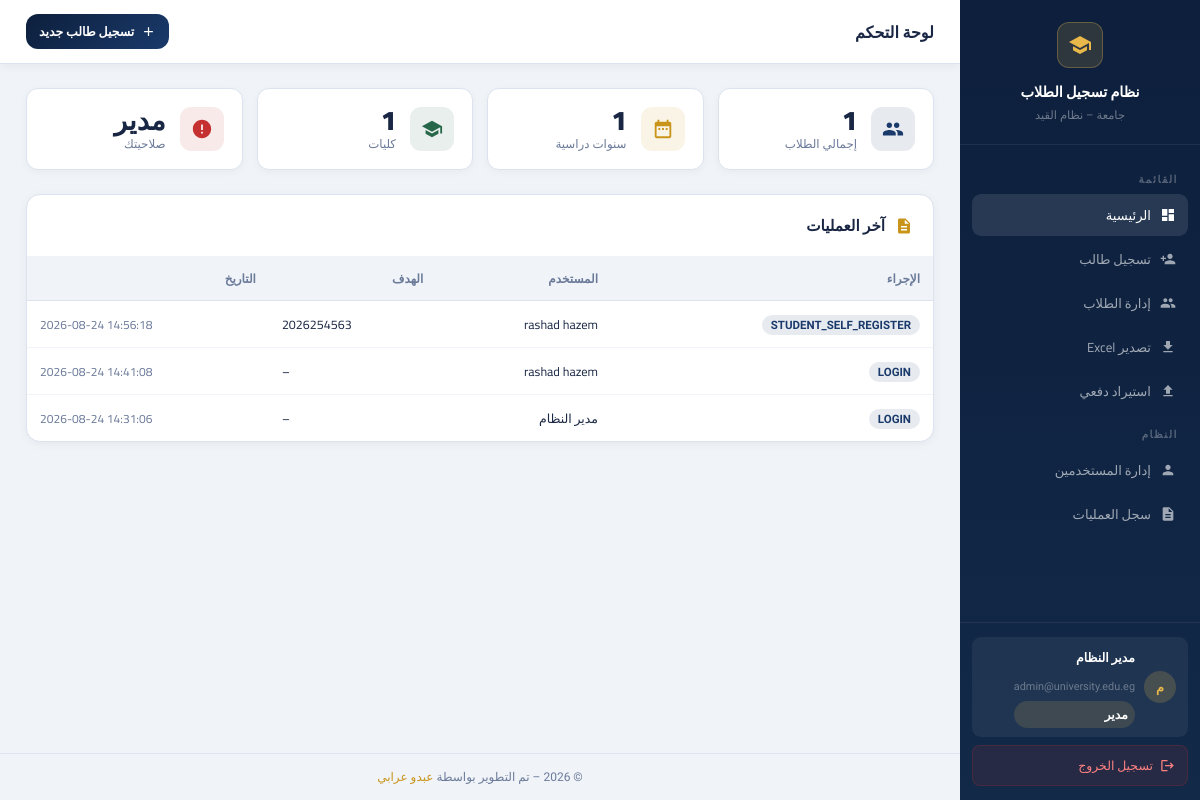
The page / (signed in) on the database its author committed.
### tables this page shows
CREATE TABLE users (
    id            INTEGER PRIMARY KEY AUTOINCREMENT,
    email         TEXT    NOT NULL UNIQUE,
    password_hash TEXT    NOT NULL,
    full_name     TEXT    NOT NULL,
    role          TEXT    NOT NULL DEFAULT 'staff',
    college       TEXT,
    student_id    TEXT    UNIQUE,
    is_active     INTEGER NOT NULL DEFAULT 1,
    email_verified INTEGER NOT NULL DEFAULT 0,
    verify_token  TEXT,
    reset_token   TEXT,
    reset_expires TEXT,
    created_at    DATETIME DEFAULT CURRENT_TIMESTAMP
);

CREATE TABLE audit_log (
    id         INTEGER PRIMARY KEY AUTOINCREMENT,
    user_id    INTEGER REFERENCES users(id),
    action     TEXT    NOT NULL,
    target     TEXT,
    detail     TEXT,
    ip         TEXT,
    created_at DATETIME DEFAULT CURRENT_TIMESTAMP
);

### app.py (the view, shortened to what this page needs)
@app.route("/")
@login_required
def dashboard():
    db  = get_db(); cur = db.cursor()
    cur.execute("SELECT COUNT(*) AS c FROM students")
    total = (_row_to_dict(cur.fetchone()) or {}).get("c", 0)
    cur.execute("SELECT COUNT(DISTINCT year) AS c FROM students")
    years = (_row_to_dict(cur.fetchone()) or {}).get("c", 0)
    cur.execute("SELECT COUNT(DISTINCT college) AS c FROM students")
    colleges_n = (_row_to_dict(cur.fetchone()) or {}).get("c", 0)
    cur.execute("""SELECT a.action, a.target, a.created_at, u.full_name
                   FROM audit_log a LEFT JOIN users u ON a.user_id=u.id
                   ORDER BY a.created_at DESC LIMIT 10""")
    audit = [_row_to_dict(r) for r in cur.fetchall()]
    db.close()
    return render_template("dashboard.html",
        total=total, years=years, colleges_n=colleges_n,
        audit=audit, role=session.get("role"),
        user_name=session.get("user_name"), colleges=COLLEGES,
        all_years=YEAR_RANGE)

### app.py (called while the page is built)
@app.after_request
def add_security_headers(response):
    response.headers["X-Frame-Options"] = "SAMEORIGIN"  # Clickjacking mitigation (V-008)
    response.headers["X-Content-Type-Options"] = "nosniff"  # MIME sniffing prevention (V-024)
    response.headers["Content-Security-Policy"] = (
        "default-src 'self'; "
        "script-src 'self' 'unsafe-inline' https://fonts.googleapis.com; "
        "style-src 'self' 'unsafe-inline' https://fonts.googleapis.com; "
        "img-src 'self' data: https://res.cloudinary.com; "
        "font-src 'self' https://fonts.gstatic.com; "
        "frame-ancestors 'none';"
    )
    response.headers["Strict-Transport-Security"] = "max-age=31536000; includeSubDomains"
    return response

def _row_to_dict(row) -> dict:
    if row is None: return {}
    if USE_PG: return dict(row)
    return dict(zip(row.keys(), row))

def login_required(f):
    @wraps(f)
    def inner(*a, **kw):
        if not session.get("user_id"):
            return redirect(url_for("auth_login"))
        return f(*a, **kw)
    return inner

### database.py (called while the page is built)
def get_db():
    if USE_PG:
        conn = psycopg2.connect(DB_URL, cursor_factory=psycopg2.extras.RealDictCursor)
        return conn
    else:
        os.makedirs(os.path.dirname(SQLITE_PATH), exist_ok=True)
        conn = sqlite3.connect(SQLITE_PATH)
        conn.row_factory = sqlite3.Row
        conn.execute("PRAGMA journal_mode=WAL")
        conn.execute("PRAGMA foreign_keys=ON")
        return conn

### templates/dashboard.html (shortened to what this page needs)
{% extends "base.html" %}
{% block content %}
<div class="topbar">
  <h1>لوحة التحكم</h1>
  <a href="{{ url_for('register_form') }}" class="btn btn-primary btn-sm">
    <svg style="width:15px;height:15px;fill:currentColor" viewBox="0 0 24 24"><path d="M19 13h-6v6h-2v-6H5v-2h6V5h2v6h6v2z"/></svg>
    تسجيل طالب جديد
  </a>
</div>
<div class="content">
  <div class="stat-grid">
    <div class="stat-card">
      <div class="stat-icon blue"></div>
      <div><div class="stat-val">{{ total }}</div><div class="stat-lbl">إجمالي الطلاب</div></div>
    </div>
    <div class="stat-card">
      <div class="stat-icon gold"><svg viewBox="0 0 24 24"><path d="M9 11H7v2h2v-2zm4 0h-2v2h2v-2zm4 0h-2v2h2v-2zm2-7h-1V2h-2v2H8V2H6v2H5c-1.11 0-2 .9-2 2v14c0 1.1.89 2 2 2h14c1.1 0 2-.9 2-2V6c0-1.1-.9-2-2-2zm0 16H5V9h14v11z"/></svg></div>
      <div><div class="stat-val">{{ years }}</div><div class="stat-lbl">سنوات دراسية</div></div>
    </div>
    <div class="stat-card">
      <div class="stat-icon green"><svg viewBox="0 0 24 24"><path d="M12 3L1 9l11 6 9-4.91V17h2V9L12 3zM5 13.18v4L12 21l7-3.82v-4L12 17l-7-3.82z"/></svg></div>
      <div><div class="stat-val">{{ colleges_n }}</div><div class="stat-lbl">كليات</div></div>
    </div>
    <div class="stat-card">
      <div class="stat-icon red"><svg viewBox="0 0 24 24"><path d="M12 2C6.48 2 2 6.48 2 12s4.48 10 10 10 10-4.48 10-10S17.52 2 12 2zm1 15h-2v-2h2v2zm0-4h-2V7h2v6z"/></svg></div>
      <div><div class="stat-val" id="stat-role">{{ {'superadmin':'مدير','admin':'مسؤول','staff':'موظف'}.get(role,'') }}</div><div class="stat-lbl">صلاحيتك</div></div>
    </div>
  </div>
  {% if role == 'superadmin' %}
  <div class="card">
    <div class="card-header">
      <svg style="width:18px;height:18px;fill:#c8941a" viewBox="0 0 24 24"><path d="M14 2H6c-1.1 0-2 .9-2 2v16c0 1.1.9 2 2 2h12c1.1 0 2-.9 2-2V8l-6-6zm2 16H8v-2h8v2zm0-4H8v-2h8v2zm-3-5V3.5L18.5 9H13z"/></svg>
      <h2>آخر العمليات</h2>
    </div>
    <div class="tbl-wrap">
      <table>
        <thead><tr><th>الإجراء</th><th>المستخدم</th><th>الهدف</th><th>التاريخ</th></tr></thead>
        <tbody>
        {% for a in audit %}
        <tr>
          <td><span class="badge badge-blue">{{ a.action }}</span></td>
          <td style="font-size:.78rem">{{ a.full_name or '–' }}</td>
          <td style="font-size:.78rem;direction:ltr">{{ a.target or '–' }}</td>
          <td style="font-size:.75rem;color:var(--muted);direction:ltr">{{ a.created_at }}</td>
        </tr>
        {% endfor %}
        </tbody>
      </table>
    </div>
  </div>
  {% endif %}
</div>
{% endblock %}

### templates/base.html (shortened to what this page needs)
<!DOCTYPE html>
<html lang="ar" dir="rtl">
<head>
</head>
<body>
{% if session.get('user_id') %}
<aside class="sidebar">
  <div class="sb-brand">
    <div class="logo"><svg viewBox="0 0 24 24"><path d="M12 3L1 9l11 6 9-4.91V17h2V9L12 3zM5 13.18v4L12 21l7-3.82v-4L12 17l-7-3.82z"/></svg></div>
    <h2>نظام تسجيل الطلاب</h2>
    <p>جامعة – نظام القيد</p>
  </div>
  <nav class="sb-nav">
    <div class="sb-section">القائمة</div>
    <a href="{{ url_for('dashboard') }}" class="sb-link {% if request.endpoint=='dashboard' %}active{% endif %}">
      <svg viewBox="0 0 24 24"><path d="M3 13h8V3H3v10zm0 8h8v-6H3v6zm10 0h8V11h-8v10zm0-18v6h8V3h-8z"/></svg> الرئيسية
    </a>
    <a href="{{ url_for('register_form') }}" class="sb-link {% if request.endpoint=='register_form' %}active{% endif %}">
      <svg viewBox="0 0 24 24"><path d="M15 12c2.21 0 4-1.79 4-4s-1.79-4-4-4-4 1.79-4 4 1.79 4 4 4zm-9-2V7H4v3H1v2h3v3h2v-3h3v-2H6zm9 4c-2.67 0-8 1.34-8 4v2h16v-2c0-2.66-5.33-4-8-4z"/></svg> تسجيل طالب
    </a>
    <a href="{{ url_for('admin_panel') }}" class="sb-link {% if request.endpoint=='admin_panel' %}active{% endif %}">
      إدارة الطلاب
    </a>
    {% if session.get('role') in ['superadmin','admin'] %}
    <a href="{{ url_for('admin_export') }}" class="sb-link">
      <svg viewBox="0 0 24 24"><path d="M19 9h-4V3H9v6H5l7 7 7-7zM5 18v2h14v-2H5z"/></svg> تصدير Excel
    </a>
    <a href="{{ url_for('bulk_import') }}" class="sb-link {% if request.endpoint=='bulk_import' %}active{% endif %}">
      <svg viewBox="0 0 24 24"><path d="M9 16h6v-6h4l-7-7-7 7h4zm-4 2h14v2H5z"/></svg> استيراد دفعي
    </a>
    {% endif %}
    {% if session.get('role') == 'superadmin' %}
    <div class="sb-section">النظام</div>
    <a href="{{ url_for('admin_panel') }}#users" class="sb-link">
      <svg viewBox="0 0 24 24"><path d="M12 12c2.21 0 4-1.79 4-4s-1.79-4-4-4-4 1.79-4 4 1.79 4 4 4zm0 2c-2.67 0-8 1.34-8 4v2h16v-2c0-2.66-5.33-4-8-4z"/></svg> إدارة المستخدمين
    </a>
    <a href="{{ url_for('admin_panel') }}#audit" class="sb-link">
      <svg viewBox="0 0 24 24"><path d="M14 2H6c-1.1 0-2 .9-2 2v16c0 1.1.9 2 2 2h12c1.1 0 2-.9 2-2V8l-6-6zm2 16H8v-2h8v2zm0-4H8v-2h8v2zm-3-5V3.5L18.5 9H13z"/></svg> سجل العمليات
    </a>
    {% endif %}
  </nav>
  <div class="sb-footer">
    <div class="sb-user">
      <div class="sb-avatar">{{ session.get('user_name','?')[0] }}</div>
      <div class="sb-user-info">
        <span>{{ session.get('user_name','') }}</span>
        <small>{{ session.get('email','') }}</small>
        <span class="sb-role-badge">{{ {'superadmin':'مدير','admin':'مسؤول','staff':'موظف'}.get(session.get('role',''),'') }}</span>
      </div>
    </div>
    <a href="{{ url_for('auth_logout') }}" class="btn-logout">
      <svg viewBox="0 0 24 24"><path d="M17 7l-1.41 1.41L18.17 11H8v2h10.17l-2.58 2.58L17 17l5-5zM4 5h8V3H4c-1.1 0-2 .9-2 2v14c0 1.1.9 2 2 2h8v-2H4V5z"/></svg> تسجيل الخروج
    </a>
  </div>
</aside>
{% endif %}
<div class="main">
  {% block content %}{% endblock %}
  <footer>© 2026 – تم التطوير بواسطة <a href="https://www.linkedin.com/in/abdelrahman-oraby-92588a2a5" target="_blank">عبدو عرابي</a></footer>
</div>
</body>
</html>

### rows shown on the page
users: get "مدير النظام", get "admin@university.edu.eg"
audit_log: action "STUDENT_SELF_REGISTER", full_name "rashad hazem", target "2026254563", created_at "2026-08-24 14:56:18"
audit_log: action "LOGIN", full_name "rashad hazem", target "–", created_at "2026-08-24 14:41:08"
audit_log: action "LOGIN", full_name "مدير النظام", target "–", created_at "2026-08-24 14:31:06"

### other values the page prints
{{ session.get('user_name','?')[0] }} "م"
{{ total }} "1"
{{ years }} "1"
{{ colleges_n }} "1"
{{ {'superadmin':'مدير','admin':'مسؤول','staff':'موظف'}.get(role,'') }} "مدير"
